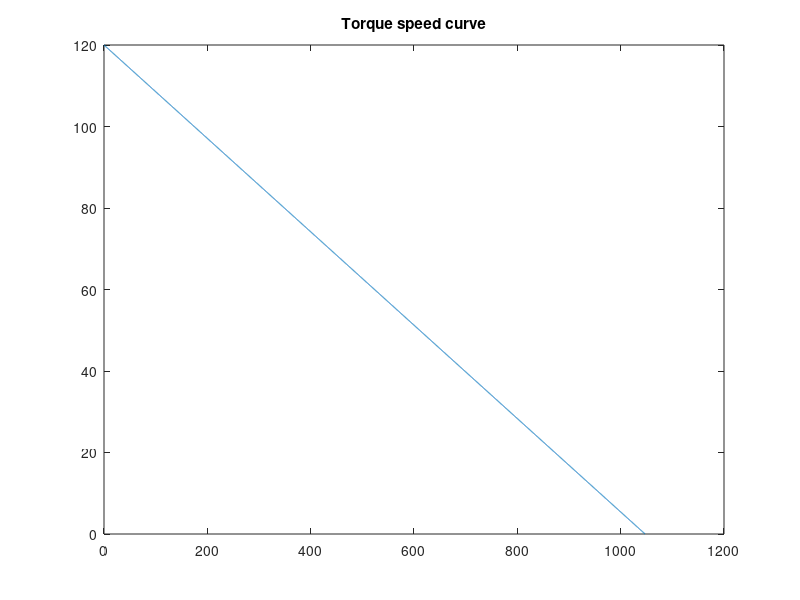
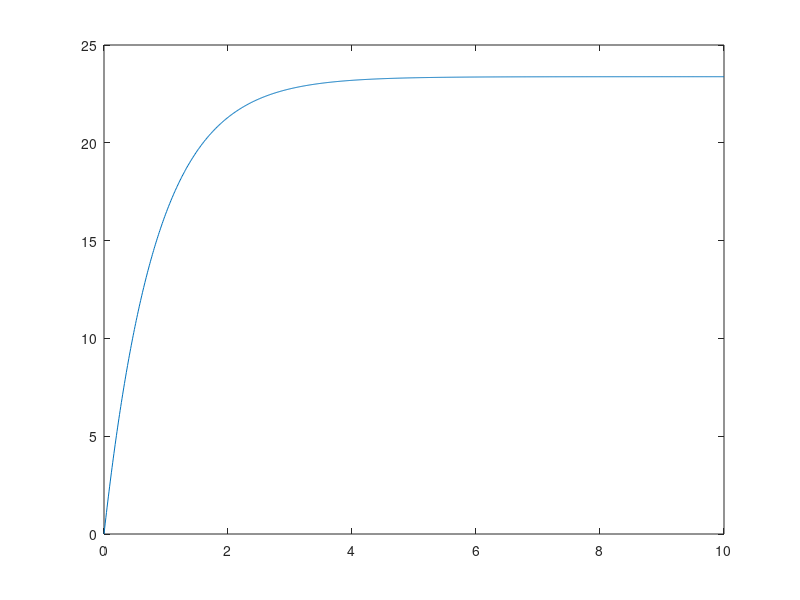

Write the MATLAB code that produced these figures, in order.
function motorbike()
close all
R = 0.3; %m
M = 190; % kg
c0 = 120; % Nm
cut = 10000; % max rpm
cut = cut*2*pi/60;
c1 = c0/cut; % Nm/rad
G = 215/16; %ratio reduccion
figure, 
wm= 0:0.1:cut;
plot(wm, c0-c1*wm)
title('Torque speed curve')

A=c0*G/(M*R);
B=c1*G^2/(M*R^2);
t=0:0.01:10;

x = (A/B)*(1-exp(-B*t));
figure,
plot(t, x)